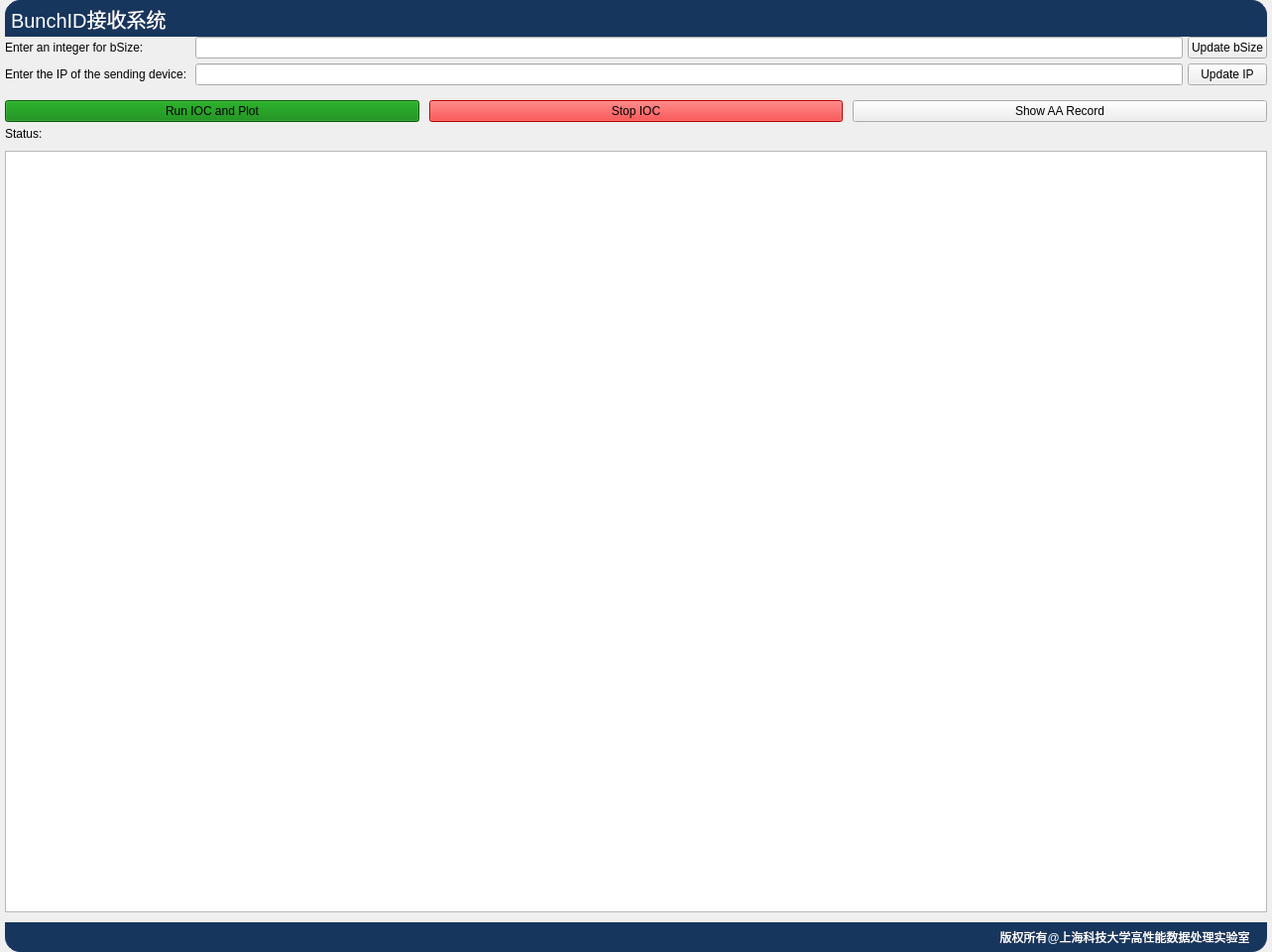
<?xml version="1.0" encoding="UTF-8"?>
<ui version="4.0">
 <class>Form</class>
 <widget class="QWidget" name="Form">
  <property name="geometry">
   <rect>
    <x>0</x>
    <y>0</y>
    <width>1283</width>
    <height>960</height>
   </rect>
  </property>
  <property name="windowTitle">
   <string>Form</string>
  </property>
  <layout class="QVBoxLayout" name="verticalLayout_2">
   <property name="spacing">
    <number>0</number>
   </property>
   <property name="leftMargin">
    <number>5</number>
   </property>
   <property name="topMargin">
    <number>0</number>
   </property>
   <property name="rightMargin">
    <number>5</number>
   </property>
   <property name="bottomMargin">
    <number>0</number>
   </property>
   <item>
    <widget class="QLabel" name="main_title">
     <property name="styleSheet">
      <string notr="true">QLabel {
	font: 75 18pt &quot;Open Sans Extrabold&quot;;
    qproperty-alignment: AlignCenter;
    border: 1px solid #FF17365D;
    border-top-left-radius: 15px;
	border-top-right-radius: 15px;
    background-color: #FF17365D;
    padding: 5px 0px;
    color: rgb(255, 255, 255);
    max-height: 25px;
    font-size: 20px;
}</string>
     </property>
     <property name="text">
      <string>BunchID接收系统</string>
     </property>
    </widget>
   </item>
   <item>
    <layout class="QVBoxLayout" name="verticalLayout">
     <property name="spacing">
      <number>0</number>
     </property>
     <item>
      <layout class="QGridLayout" name="gridLayout">
       <property name="bottomMargin">
        <number>10</number>
       </property>
       <property name="spacing">
        <number>5</number>
       </property>
       <item row="3" column="1">
        <widget class="QLineEdit" name="lineEdit_IP"/>
       </item>
       <item row="5" column="0" colspan="3">
        <widget class="QLabel" name="label_Status">
         <property name="text">
          <string>Status:</string>
         </property>
        </widget>
       </item>
       <item row="4" column="0" colspan="3">
        <layout class="QHBoxLayout" name="horizontalLayout_3">
         <property name="spacing">
          <number>10</number>
         </property>
         <property name="topMargin">
          <number>10</number>
         </property>
         <item>
          <widget class="QPushButton" name="pushButton_run">
           <property name="autoFillBackground">
            <bool>false</bool>
           </property>
           <property name="styleSheet">
            <string notr="true">QPushButton{
	background-color:green;
} 

QPushButton:pressed {
	padding-left:6px;
	padding-top:6px;
	border:1px solid #f8878f;
}</string>
           </property>
           <property name="text">
            <string>Run IOC and Plot</string>
           </property>
          </widget>
         </item>
         <item>
          <widget class="QPushButton" name="pushButton_stop">
           <property name="styleSheet">
            <string notr="true">QPushButton{
	background-color:red;
} 

QPushButton:pressed {
	padding-left:6px;
	padding-top:6px;
	border:1px solid #f8878f;
}</string>
           </property>
           <property name="text">
            <string>Stop IOC</string>
           </property>
          </widget>
         </item>
         <item>
          <widget class="QPushButton" name="pushButton_showAA">
           <property name="styleSheet">
            <string notr="true">QPushButton:pressed {
	padding-left:6px;
	padding-top:6px;
	border:1px solid #f8878f;
}</string>
           </property>
           <property name="text">
            <string>Show AA Record</string>
           </property>
          </widget>
         </item>
        </layout>
       </item>
       <item row="2" column="1">
        <widget class="QLineEdit" name="lineEdit_bSize"/>
       </item>
       <item row="2" column="2">
        <widget class="QPushButton" name="pushButton_bSize">
         <property name="text">
          <string>Update bSize</string>
         </property>
        </widget>
       </item>
       <item row="3" column="2">
        <widget class="QPushButton" name="pushButton_IP">
         <property name="text">
          <string>Update IP</string>
         </property>
        </widget>
       </item>
       <item row="6" column="0" colspan="3">
        <widget class="PyDMEmbeddedDisplay" name="PyDMEmbeddedDisplay1">
         <property name="toolTip">
          <string/>
         </property>
         <property name="macros" stdset="0">
          <string>{&quot;P&quot;:&quot;myIPServer&quot;}</string>
         </property>
         <property name="filename" stdset="0">
          <string>FrameNum_and_BunchIDNum_plot.ui</string>
         </property>
         <property name="loadWhenShown" stdset="0">
          <bool>true</bool>
         </property>
         <property name="disconnectWhenHidden" stdset="0">
          <bool>true</bool>
         </property>
        </widget>
       </item>
       <item row="3" column="0">
        <widget class="QLabel" name="label_IP">
         <property name="text">
          <string>Enter the IP of the sending device: </string>
         </property>
        </widget>
       </item>
       <item row="2" column="0">
        <widget class="QLabel" name="label_bSize">
         <property name="text">
          <string>Enter an integer for bSize:</string>
         </property>
        </widget>
       </item>
       <item row="7" column="0" colspan="3">
        <widget class="PyDMArchiverTimePlot" name="PyDMArchiverTimePlot">
         <property name="toolTip">
          <string/>
         </property>
         <property name="backgroundBrush">
          <brush brushstyle="SolidPattern">
           <color alpha="255">
            <red>255</red>
            <green>255</green>
            <blue>255</blue>
           </color>
          </brush>
         </property>
         <property name="yAxes">
          <stringlist>
           <string>{&quot;name&quot;: &quot;Axis 1&quot;, &quot;orientation&quot;: &quot;left&quot;, &quot;label&quot;: &quot;myIPServer:BunchID&quot;, &quot;minRange&quot;: -1.0, &quot;maxRange&quot;: 1.0, &quot;autoRange&quot;: true, &quot;logMode&quot;: false}</string>
          </stringlist>
         </property>
         <property name="xLabels">
          <stringlist>
           <string>Time from Start (s)</string>
          </stringlist>
         </property>
         <property name="showLegend">
          <bool>false</bool>
         </property>
         <property name="timeSpan">
          <double>60.000000000000000</double>
         </property>
         <property name="curves">
          <stringlist>
           <string>{&quot;useArchiveData&quot;: false, &quot;channel&quot;: &quot;archiver://myIPServer:FrameNum&quot;, &quot;plot_style&quot;: null, &quot;name&quot;: &quot;myIPServer:FrameNum&quot;, &quot;color&quot;: &quot;black&quot;, &quot;lineStyle&quot;: 1, &quot;lineWidth&quot;: 1, &quot;symbol&quot;: null, &quot;symbolSize&quot;: 10, &quot;yAxisName&quot;: &quot;Axis 1&quot;, &quot;barWidth&quot;: null, &quot;upperThreshold&quot;: null, &quot;lowerThreshold&quot;: null, &quot;thresholdColor&quot;: &quot;white&quot;}</string>
          </stringlist>
         </property>
        </widget>
       </item>
      </layout>
     </item>
    </layout>
   </item>
   <item>
    <widget class="QLabel" name="main_bottom">
     <property name="styleSheet">
      <string notr="true">QLabel {
	font: 75 11pt &quot;Open Sans Extrabold&quot;;
    qproperty-alignment: AlignRight;
    border: 1px solid #FF17365D;
    border-bottom-left-radius: 15px;
	border-bottom-right-radius: 15px;
    background-color: #FF17365D;
    padding: 5px 0px;
    color: rgb(255, 255, 255);
    max-height: 25px;
}</string>
     </property>
     <property name="text">
      <string>版权所有@上海科技大学高性能数据处理实验室    </string>
     </property>
     <property name="alignment">
      <set>Qt::AlignRight</set>
     </property>
    </widget>
   </item>
  </layout>
 </widget>
 <customwidgets>
  <customwidget>
   <class>PyDMTimePlot</class>
   <extends>QGraphicsView</extends>
   <header>pydm.widgets.timeplot</header>
  </customwidget>
  <customwidget>
   <class>PyDMArchiverTimePlot</class>
   <extends>PyDMTimePlot</extends>
   <header>pydm.widgets.archiver_time_plot</header>
  </customwidget>
  <customwidget>
   <class>PyDMEmbeddedDisplay</class>
   <extends>QFrame</extends>
   <header>pydm.widgets.embedded_display</header>
  </customwidget>
 </customwidgets>
 <resources/>
 <connections/>
</ui>
